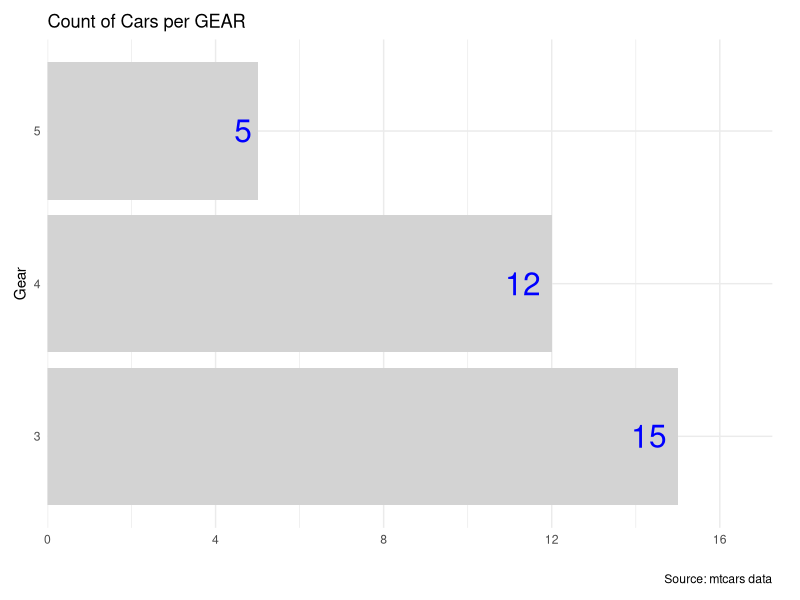
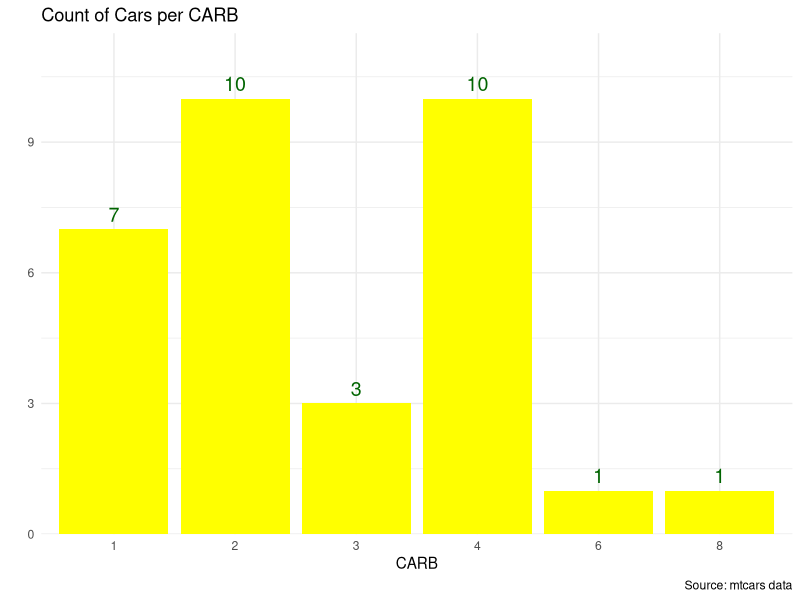
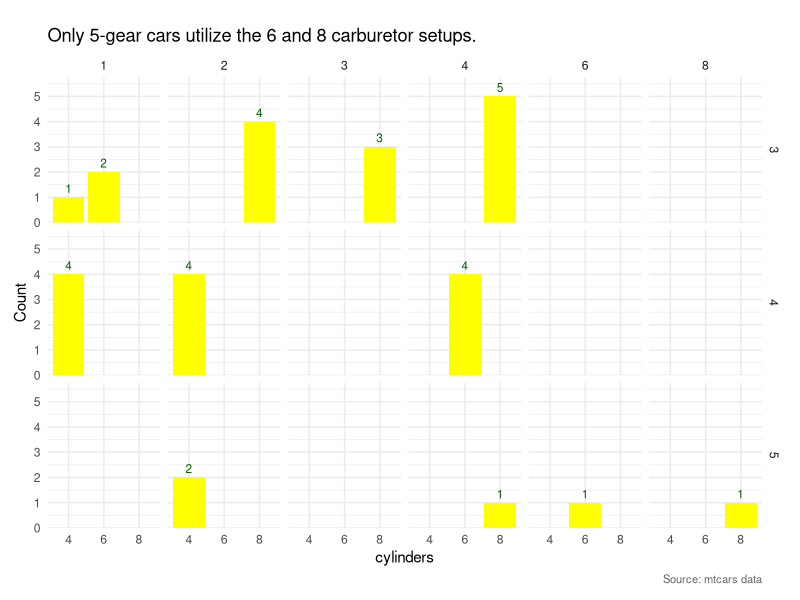

These charts were generated, in order, by the following R code:
# clean memory ------------------------------------------------------------
rm(list = ls())
library(ggplot2)
library(dplyr)

# read in data ------------------------------------------------------------

mtcars

# see data ----------------------------------------------------------

head(mtcars)

# see data types ----------------------------------------------------------

str(mtcars)

# deliverable 1 ----------------------------------------------------------

del1Data <- mtcars |> 
  count(gear)

del1Draft <- ggplot(del1Data, aes(
  x = n,
  y = factor(gear))) +
  
  geom_col(fill = "lightgray") +
  
  geom_text(aes(label = n),
            color = "blue",
            size = 8,
            hjust = 1.3
  ) +
  labs(
    title = "Count of Cars per GEAR",
    caption = "Source: mtcars data",
    x = "",
    y = "Gear"
  ) +
  scale_x_continuous(
    expand = expansion(mult = c(0, .15))
  ) +
  theme_minimal() +
  
  theme(
    plot.margin = margin(10, 20, 10, 10)
  )

del1Draft

# save del1Draft ----------------------------------------------------------

saveRDS(del1Draft, file = "del1Draft.rds")

# deliverable 2 ----------------------------------------------------------

del2Data <- mtcars |>
  count(carb)

del2Draft <- ggplot(
  del2Data,
  aes(
    x = factor(carb),
    y = n
  )
) +
  
  geom_col(fill = "yellow") +
  
  geom_text(
    aes(label = n),
    vjust = -0.5,
    color = "darkgreen",
    size = 5
  ) +
  
  labs(
    title = "Count of Cars per CARB",
    caption = "Source: mtcars data",
    x = "CARB",
    y = ""
  ) +
  theme(
    plot.margin = margin(10, 10, 10, 10)
  ) +
  theme_minimal() +
  scale_y_continuous(expand = expansion(mult = c(0, .15)))

del2Draft

# save del2Draft ----------------------------------------------------------

saveRDS(del2Draft, file = "del2Draft.rds")

# deliverable 3 ----------------------------------------------------------

del3Data <- mtcars |>
  count(gear, carb, cyl)

del3Draft <- ggplot(del3Data,
  aes(x = factor(cyl),
    y = n
  )
) +
  
  geom_col(fill = "yellow") +
  
  geom_text(
    aes(label = n),
    vjust = -0.5,
    color = "darkgreen",
    size = 3
  ) +
  
  facet_grid(
    rows = vars(gear),
    cols = vars(carb)
  ) +
  
  labs(
    title = "Only 5-gear cars utilize the 6 and 8 carburetor setups.",
    caption = "Source: mtcars data",
    x = "cylinders",
    y = "Count"
  ) +
  theme_minimal() +
  theme(
    plot.margin = margin(20, 10, 10, 10)
  ) +
  theme(plot.caption = element_text(
      hjust = 1,
      size = 8,
      color = "gray40"
    )) +
      scale_y_continuous(expand = expansion(mult = c(0, .15)))

del3Draft

# save del3Draft ----------------------------------------------------------

saveRDS(del3Draft, file = "del3Draft.rds")
